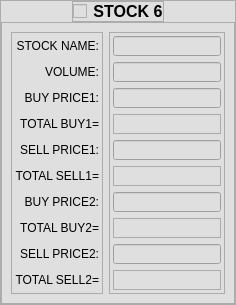
            <widget class="QFrame" name="frame_13">
             <property name="styleSheet">
              <string notr="true">background-color: rgb(223, 223, 223);</string>
             </property>
             <property name="frameShape">
              <enum>QFrame::StyledPanel</enum>
             </property>
             <property name="frameShadow">
              <enum>QFrame::Raised</enum>
             </property>
             <layout class="QVBoxLayout" name="verticalLayout_7">
              <property name="spacing">
               <number>0</number>
              </property>
              <property name="leftMargin">
               <number>0</number>
              </property>
              <property name="topMargin">
               <number>0</number>
              </property>
              <property name="rightMargin">
               <number>0</number>
              </property>
              <property name="bottomMargin">
               <number>0</number>
              </property>
              <item alignment="Qt::AlignHCenter|Qt::AlignTop">
               <widget class="QFrame" name="frame_24">
                <property name="frameShape">
                 <enum>QFrame::StyledPanel</enum>
                </property>
                <property name="frameShadow">
                 <enum>QFrame::Raised</enum>
                </property>
                <layout class="QHBoxLayout" name="horizontalLayout_11">
                 <property name="spacing">
                  <number>6</number>
                 </property>
                 <property name="leftMargin">
                  <number>0</number>
                 </property>
                 <property name="topMargin">
                  <number>0</number>
                 </property>
                 <property name="rightMargin">
                  <number>0</number>
                 </property>
                 <property name="bottomMargin">
                  <number>0</number>
                 </property>
                 <item>
                  <widget class="QCheckBox" name="STOCK6_checkBox">
                   <property name="text">
                    <string/>
                   </property>
                  </widget>
                 </item>
                 <item>
                  <widget class="QLabel" name="label_62">
                   <property name="font">
                    <font>
                     <pointsize>12</pointsize>
                     <weight>75</weight>
                     <bold>true</bold>
                    </font>
                   </property>
                   <property name="text">
                    <string>STOCK 6</string>
                   </property>
                   <property name="alignment">
                    <set>Qt::AlignCenter</set>
                   </property>
                  </widget>
                 </item>
                </layout>
               </widget>
              </item>
              <item>
               <widget class="QFrame" name="STOCK6_frame">
                <property name="sizePolicy">
                 <sizepolicy hsizetype="Preferred" vsizetype="Expanding">
                  <horstretch>0</horstretch>
                  <verstretch>0</verstretch>
                 </sizepolicy>
                </property>
                <property name="frameShape">
                 <enum>QFrame::StyledPanel</enum>
                </property>
                <property name="frameShadow">
                 <enum>QFrame::Raised</enum>
                </property>
                <layout class="QHBoxLayout" name="horizontalLayout_17">
                 <item>
                  <widget class="QFrame" name="frame_36">
                   <property name="frameShape">
                    <enum>QFrame::StyledPanel</enum>
                   </property>
                   <property name="frameShadow">
                    <enum>QFrame::Raised</enum>
                   </property>
                   <layout class="QVBoxLayout" name="verticalLayout_20">
                    <property name="leftMargin">
                     <number>3</number>
                    </property>
                    <property name="topMargin">
                     <number>3</number>
                    </property>
                    <property name="rightMargin">
                     <number>3</number>
                    </property>
                    <property name="bottomMargin">
                     <number>3</number>
                    </property>
                    <item>
                     <widget class="QLabel" name="label_61">
                      <property name="minimumSize">
                       <size>
                        <width>0</width>
                        <height>20</height>
                       </size>
                      </property>
                      <property name="maximumSize">
                       <size>
                        <width>16777215</width>
                        <height>20</height>
                       </size>
                      </property>
                      <property name="text">
                       <string>STOCK NAME:</string>
                      </property>
                      <property name="alignment">
                       <set>Qt::AlignRight|Qt::AlignTrailing|Qt::AlignVCenter</set>
                      </property>
                     </widget>
                    </item>
                    <item>
                     <widget class="QLabel" name="label_69">
                      <property name="minimumSize">
                       <size>
                        <width>0</width>
                        <height>20</height>
                       </size>
                      </property>
                      <property name="maximumSize">
                       <size>
                        <width>16777215</width>
                        <height>20</height>
                       </size>
                      </property>
                      <property name="text">
                       <string>VOLUME:</string>
                      </property>
                      <property name="alignment">
                       <set>Qt::AlignRight|Qt::AlignTrailing|Qt::AlignVCenter</set>
                      </property>
                     </widget>
                    </item>
                    <item>
                     <widget class="QLabel" name="label_70">
                      <property name="minimumSize">
                       <size>
                        <width>0</width>
                        <height>20</height>
                       </size>
                      </property>
                      <property name="maximumSize">
                       <size>
                        <width>16777215</width>
                        <height>20</height>
                       </size>
                      </property>
                      <property name="text">
                       <string>BUY PRICE1:</string>
                      </property>
                      <property name="alignment">
                       <set>Qt::AlignRight|Qt::AlignTrailing|Qt::AlignVCenter</set>
                      </property>
                     </widget>
                    </item>
                    <item>
                     <widget class="QLabel" name="label_71">
                      <property name="minimumSize">
                       <size>
                        <width>0</width>
                        <height>20</height>
                       </size>
                      </property>
                      <property name="maximumSize">
                       <size>
                        <width>16777215</width>
                        <height>20</height>
                       </size>
                      </property>
                      <property name="text">
                       <string>TOTAL BUY1=</string>
                      </property>
                      <property name="alignment">
                       <set>Qt::AlignRight|Qt::AlignTrailing|Qt::AlignVCenter</set>
                      </property>
                     </widget>
                    </item>
                    <item>
                     <widget class="QLabel" name="label_66">
                      <property name="minimumSize">
                       <size>
                        <width>0</width>
                        <height>20</height>
                       </size>
                      </property>
                      <property name="maximumSize">
                       <size>
                        <width>16777215</width>
                        <height>20</height>
                       </size>
                      </property>
                      <property name="text">
                       <string>SELL PRICE1:</string>
                      </property>
                      <property name="alignment">
                       <set>Qt::AlignRight|Qt::AlignTrailing|Qt::AlignVCenter</set>
                      </property>
                     </widget>
                    </item>
                    <item>
                     <widget class="QLabel" name="label_67">
                      <property name="minimumSize">
                       <size>
                        <width>0</width>
                        <height>20</height>
                       </size>
                      </property>
                      <property name="maximumSize">
                       <size>
                        <width>16777215</width>
                        <height>20</height>
                       </size>
                      </property>
                      <property name="text">
                       <string>TOTAL SELL1=</string>
                      </property>
                      <property name="alignment">
                       <set>Qt::AlignRight|Qt::AlignTrailing|Qt::AlignVCenter</set>
                      </property>
                     </widget>
                    </item>
                    <item>
                     <widget class="QLabel" name="label_65">
                      <property name="minimumSize">
                       <size>
                        <width>0</width>
                        <height>20</height>
                       </size>
                      </property>
                      <property name="maximumSize">
                       <size>
                        <width>16777215</width>
                        <height>20</height>
                       </size>
                      </property>
                      <property name="text">
                       <string>BUY PRICE2:</string>
                      </property>
                      <property name="alignment">
                       <set>Qt::AlignRight|Qt::AlignTrailing|Qt::AlignVCenter</set>
                      </property>
                     </widget>
                    </item>
                    <item>
                     <widget class="QLabel" name="label_64">
                      <property name="minimumSize">
                       <size>
                        <width>0</width>
                        <height>20</height>
                       </size>
                      </property>
                      <property name="maximumSize">
                       <size>
                        <width>16777215</width>
                        <height>20</height>
                       </size>
                      </property>
                      <property name="text">
                       <string>TOTAL BUY2=</string>
                      </property>
                      <property name="alignment">
                       <set>Qt::AlignRight|Qt::AlignTrailing|Qt::AlignVCenter</set>
                      </property>
                     </widget>
                    </item>
                    <item>
                     <widget class="QLabel" name="label_63">
                      <property name="minimumSize">
                       <size>
                        <width>0</width>
                        <height>20</height>
                       </size>
                      </property>
                      <property name="maximumSize">
                       <size>
                        <width>16777215</width>
                        <height>20</height>
                       </size>
                      </property>
                      <property name="text">
                       <string>SELL PRICE2:</string>
                      </property>
                      <property name="alignment">
                       <set>Qt::AlignRight|Qt::AlignTrailing|Qt::AlignVCenter</set>
                      </property>
                     </widget>
                    </item>
                    <item>
                     <widget class="QLabel" name="label_68">
                      <property name="minimumSize">
                       <size>
                        <width>0</width>
                        <height>20</height>
                       </size>
                      </property>
                      <property name="maximumSize">
                       <size>
                        <width>16777215</width>
                        <height>20</height>
                       </size>
                      </property>
                      <property name="text">
                       <string>TOTAL SELL2=</string>
                      </property>
                      <property name="alignment">
                       <set>Qt::AlignRight|Qt::AlignTrailing|Qt::AlignVCenter</set>
                      </property>
                     </widget>
                    </item>
                   </layout>
                  </widget>
                 </item>
                 <item>
                  <widget class="QFrame" name="frame_37">
                   <property name="frameShape">
                    <enum>QFrame::StyledPanel</enum>
                   </property>
                   <property name="frameShadow">
                    <enum>QFrame::Raised</enum>
                   </property>
                   <layout class="QVBoxLayout" name="verticalLayout_21">
                    <property name="spacing">
                     <number>6</number>
                    </property>
                    <property name="leftMargin">
                     <number>3</number>
                    </property>
                    <property name="topMargin">
                     <number>3</number>
                    </property>
                    <property name="rightMargin">
                     <number>3</number>
                    </property>
                    <property name="bottomMargin">
                     <number>3</number>
                    </property>
                    <item>
                     <widget class="QLineEdit" name="STOCK6_NAME_lineEdit">
                      <property name="minimumSize">
                       <size>
                        <width>0</width>
                        <height>20</height>
                       </size>
                      </property>
                      <property name="maximumSize">
                       <size>
                        <width>16777215</width>
                        <height>20</height>
                       </size>
                      </property>
                     </widget>
                    </item>
                    <item>
                     <widget class="QLineEdit" name="STOCK6_VOLUME_lineEdit">
                      <property name="minimumSize">
                       <size>
                        <width>0</width>
                        <height>20</height>
                       </size>
                      </property>
                      <property name="maximumSize">
                       <size>
                        <width>16777215</width>
                        <height>20</height>
                       </size>
                      </property>
                     </widget>
                    </item>
                    <item>
                     <widget class="QLineEdit" name="STOCK6_BUY1_PRICE_lineEdit">
                      <property name="minimumSize">
                       <size>
                        <width>0</width>
                        <height>20</height>
                       </size>
                      </property>
                      <property name="maximumSize">
                       <size>
                        <width>16777215</width>
                        <height>20</height>
                       </size>
                      </property>
                     </widget>
                    </item>
                    <item>
                     <widget class="QLabel" name="STOCK6_TotalBuy1_label">
                      <property name="minimumSize">
                       <size>
                        <width>0</width>
                        <height>20</height>
                       </size>
                      </property>
                      <property name="maximumSize">
                       <size>
                        <width>16777215</width>
                        <height>20</height>
                       </size>
                      </property>
                      <property name="frameShape">
                       <enum>QFrame::StyledPanel</enum>
                      </property>
                      <property name="text">
                       <string/>
                      </property>
                      <property name="alignment">
                       <set>Qt::AlignLeading|Qt::AlignLeft|Qt::AlignVCenter</set>
                      </property>
                     </widget>
                    </item>
                    <item>
                     <widget class="QLineEdit" name="STOCK6_SELL1_PRICE_lineEdit">
                      <property name="minimumSize">
                       <size>
                        <width>0</width>
                        <height>20</height>
                       </size>
                      </property>
                      <property name="maximumSize">
                       <size>
                        <width>16777215</width>
                        <height>20</height>
                       </size>
                      </property>
                     </widget>
                    </item>
                    <item>
                     <widget class="QLabel" name="STOCK6_TotalSell1_label">
                      <property name="minimumSize">
                       <size>
                        <width>0</width>
                        <height>20</height>
                       </size>
                      </property>
                      <property name="maximumSize">
                       <size>
                        <width>16777215</width>
                        <height>20</height>
                       </size>
                      </property>
                      <property name="frameShape">
                       <enum>QFrame::StyledPanel</enum>
                      </property>
                      <property name="text">
                       <string/>
                      </property>
                     </widget>
                    </item>
                    <item>
                     <widget class="QLineEdit" name="STOCK6_BUY2_PRICE_lineEdit">
                      <property name="minimumSize">
                       <size>
                        <width>0</width>
                        <height>20</height>
                       </size>
                      </property>
                      <property name="maximumSize">
                       <size>
                        <width>16777215</width>
                        <height>20</height>
                       </size>
                      </property>
                     </widget>
                    </item>
                    <item>
                     <widget class="QLabel" name="STOCK6_TotalBuy2_label">
                      <property name="minimumSize">
                       <size>
                        <width>0</width>
                        <height>20</height>
                       </size>
                      </property>
                      <property name="maximumSize">
                       <size>
                        <width>16777215</width>
                        <height>20</height>
                       </size>
                      </property>
                      <property name="frameShape">
                       <enum>QFrame::StyledPanel</enum>
                      </property>
                      <property name="text">
                       <string/>
                      </property>
                      <property name="alignment">
                       <set>Qt::AlignLeading|Qt::AlignLeft|Qt::AlignVCenter</set>
                      </property>
                     </widget>
                    </item>
                    <item>
                     <widget class="QLineEdit" name="STOCK6_SELL2_PRICE_lineEdit">
                      <property name="minimumSize">
                       <size>
                        <width>0</width>
                        <height>20</height>
                       </size>
                      </property>
                      <property name="maximumSize">
                       <size>
                        <width>16777215</width>
                        <height>20</height>
                       </size>
                      </property>
                     </widget>
                    </item>
                    <item>
                     <widget class="QLabel" name="STOCK6_TotalSell2_label">
                      <property name="minimumSize">
                       <size>
                        <width>0</width>
                        <height>20</height>
                       </size>
                      </property>
                      <property name="maximumSize">
                       <size>
                        <width>16777215</width>
                        <height>20</height>
                       </size>
                      </property>
                      <property name="frameShape">
                       <enum>QFrame::StyledPanel</enum>
                      </property>
                      <property name="text">
                       <string/>
                      </property>
                     </widget>
                    </item>
                   </layout>
                  </widget>
                 </item>
                </layout>
               </widget>
              </item>
             </layout>
            </widget>
